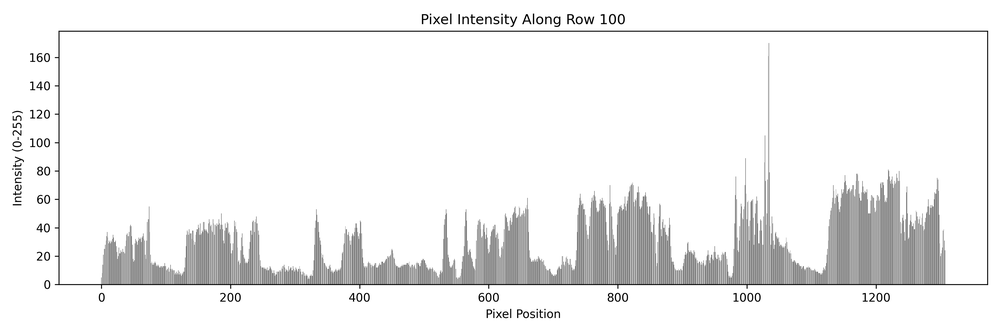
#> input picture image_stitching_&_relighting/dome_visualization/LDR_10_Theta_300.00_Phi_43.33.png, 1000 x 333 px, shrunk from 3600 x 1200 before the run, found by its file name
$ python Img_Intensity.py
#> lines starting #> are read from the running program, lines starting #| are printed output that depends on the picture
# Code to plot the intensity of a specific row in a grayscale image for an image generated with a specific light source direction:
import matplotlib.pyplot as plt
import numpy as np
from PIL import Image

image = Image.open(r"C:\Users\ad\Downloads\Thesis\data\retrato de lola flores\data\AcqB_cropped\LDR_10_Theta_300.00_Phi_43.33.png").convert("L") # change path accordingly
img_array = np.array(image)

# Choose a specific row
row_index = 100
row_intensity = img_array[row_index, :]
#> row_intensity = 1000 values, max 255 at index 0, min 54 at index 987, mean 254.4

# Plot
plt.figure(figsize=(12, 4))
plt.bar(range(len(row_intensity)), row_intensity, color='gray')
plt.title(f"Pixel Intensity Along Row {row_index}")
plt.xlabel("Pixel Position")
plt.ylabel("Intensity (0-255)")
plt.tight_layout()

plt.savefig("row_intensity_plot.png", dpi=300)
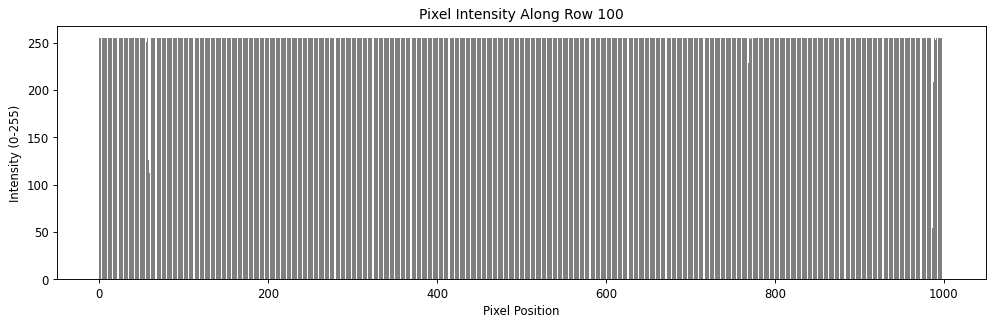
#> figure drawn by matplotlib, 1 panel
plt.show()

$ run again, with image_stitching_&_relighting/dome_visualization/LDR_2_Theta_347.50_Phi_65.00.png copied over image_stitching_&_relighting/dome_visualization/LDR_10_Theta_300.00_Phi_43.33.png
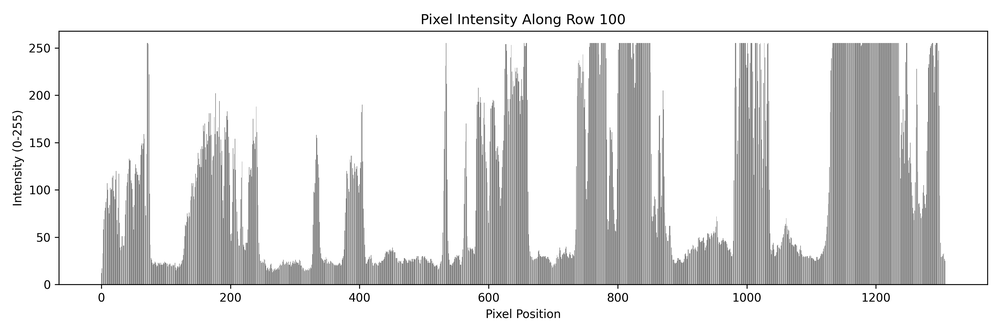
#> input picture image_stitching_&_relighting/dome_visualization/LDR_2_Theta_347.50_Phi_65.00.png, 1000 x 333 px, shrunk from 3600 x 1200 before the run, found by its file name
#> row_intensity = 1000 values, max 255 at index 0, min 54 at index 987, mean 234.6
#> `plt.savefig("row_intensity_plot.png", dpi=300)`:
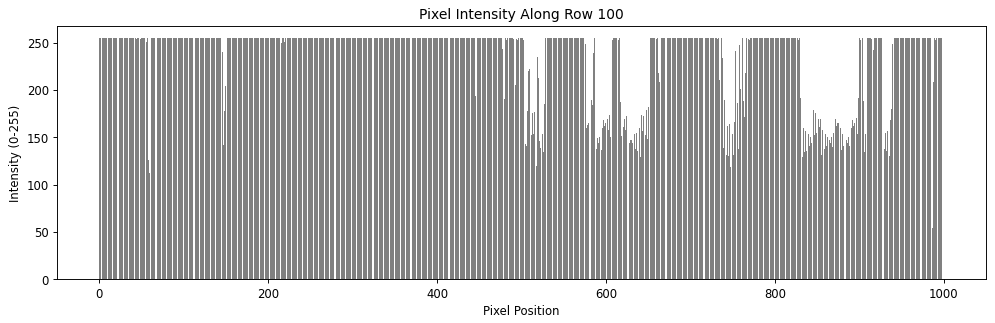
#> figure drawn by matplotlib, 1 panel

$ run again, with image_stitching_&_relighting/dome_visualization/full_dome.PNG copied over image_stitching_&_relighting/dome_visualization/LDR_10_Theta_300.00_Phi_43.33.png
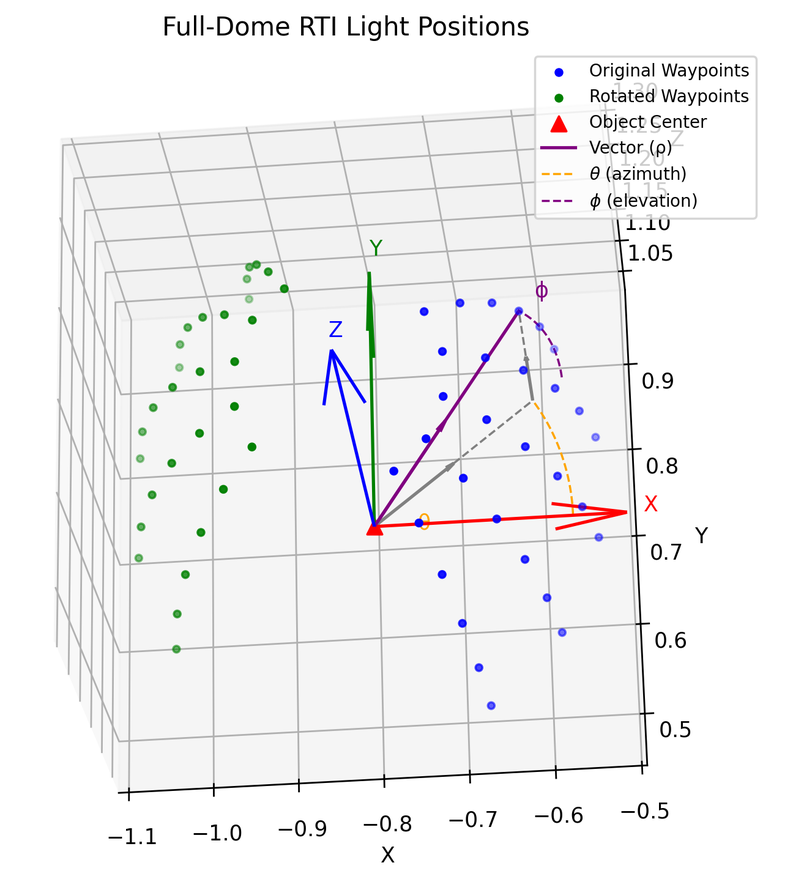
#> input picture image_stitching_&_relighting/dome_visualization/full_dome.PNG, 793 x 890 px, shrunk from 1296 x 1455 before the run, found by its file name
#> row_intensity = 793 values, max 255 at index 0, min 0 at index 607, mean 232.8
#> `plt.savefig("row_intensity_plot.png", dpi=300)`:
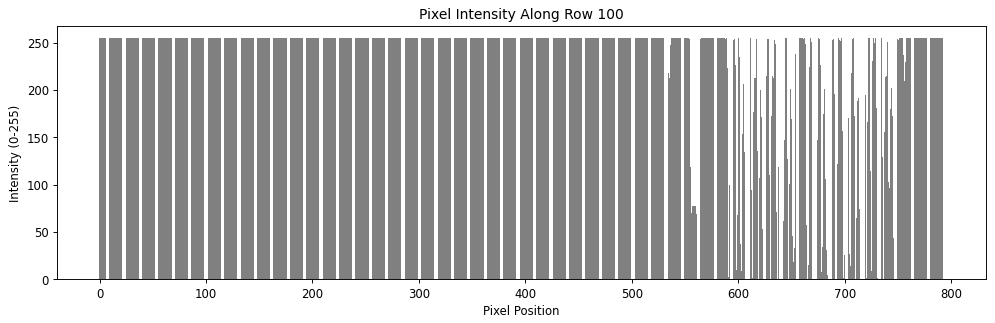
#> figure drawn by matplotlib, 1 panel

$ run again, with image_stitching_&_relighting/dome_visualization/illumination.jpeg saved as image_stitching_&_relighting/dome_visualization/LDR_10_Theta_300.00_Phi_43.33.png
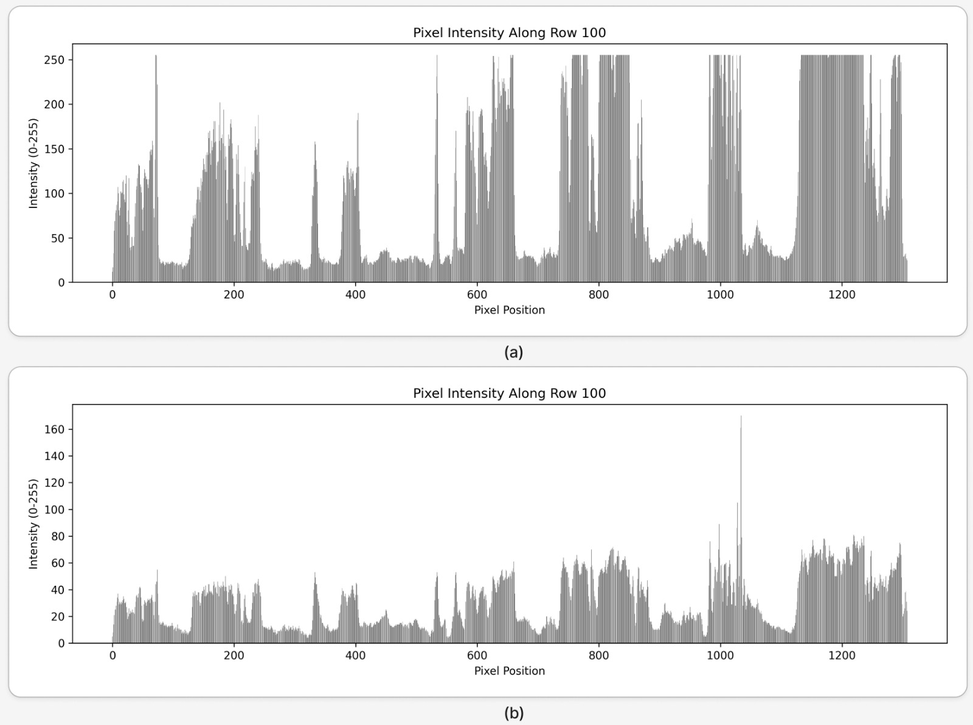
#> input picture image_stitching_&_relighting/dome_visualization/illumination.jpeg, 973 x 725 px, shrunk from 1600 x 1192 before the run, found by its file name
#> row_intensity = 973 values, max 255 at index 10, min 55 at index 54, mean 234
#> `plt.savefig("row_intensity_plot.png", dpi=300)`:
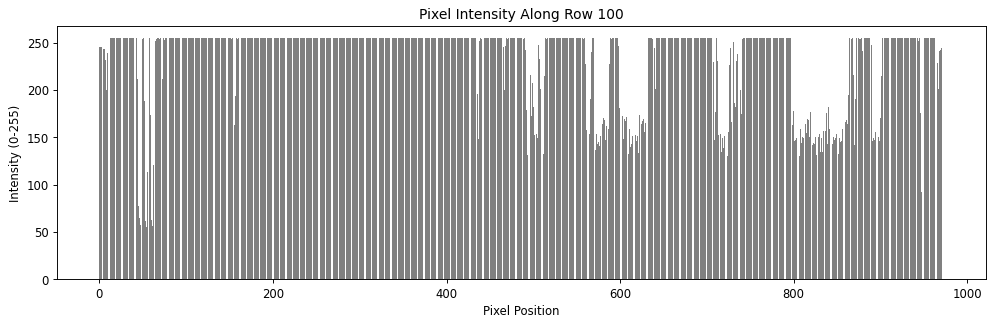
#> figure drawn by matplotlib, 1 panel
